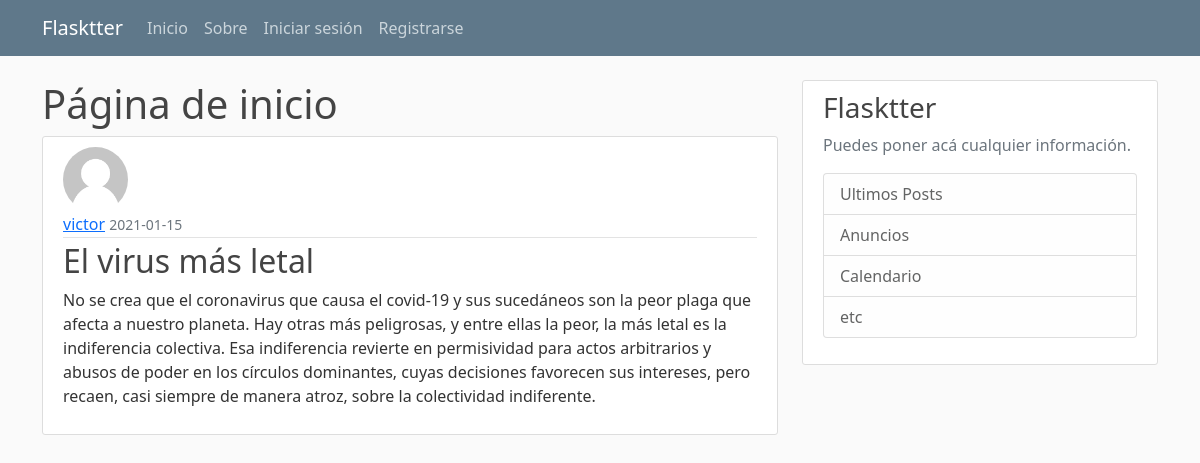
Page /post/7 on the committed database.
### flaskblog/models.py (models this page shows, shortened)
class User(db.Model, UserMixin):
    id= db.Column(db.Integer, primary_key=True)
    username= db.Column(db.String(20), unique=True, nullable=False)
    email= db.Column(db.String(100), unique=True, nullable=False)
    image_file= db.Column(db.String(50), nullable=False, default='default.jpg')
    password= db.Column(db.String(60), nullable=False)
    '''Relacion uno a muchos '''
    post = db.relationship('Post', backref='author', lazy=True)

class Post(db.Model):
    id= db.Column(db.Integer, primary_key=True)
    title= db.Column(db.String(100), nullable=False)
    date_posted= db.Column(db.DateTime, nullable=False, default=datetime.utcnow)
    content = db.Column(db.Text, nullable=False)
    '''se establece la relacion de el post con el usuario con su id'''
    user_id = db.Column(db.Integer, db.ForeignKey('user.id'), nullable=False)

### flaskblog/posts/routes.py (the view)
@posts.route('/post/<int:post_id>')
def post(post_id):
    post = Post.query.get_or_404(post_id)
    return render_template('post.html', title=post.title, post=post)

### flaskblog/templates/post.html (shortened to what this page needs)
{% extends 'base.html' %} {% block content %}
  <h1>Página de inicio</h1>
  <article class="media content-section">
    <img
      class="rounded-circle article-img"
      src="{{ url_for('static', filename='profile_pics/' + post.author.image_file)}}"
      alt=""
    />
    <div class="media-body">
      <div class="article-metadata">
        <a class="mr-2" href="{{ url_for('users.user_posts', username=post.author.username) }}">{{ post.author.username }}</a>
        <small class="text-muted"
          >{{ post.date_posted.strftime('%Y-%m-%d') }}</small
        >
      </div>
      <h2 class="article-title">{{ post.title }}</h2>
      <p class="article-content">{{ post.content }}</p>
    </div>
  </article>
{% endblock %}

### flaskblog/static/main.css (style rules this page uses)
body { background: #fafafa; color: #333333; margin-top: 5rem; }
h1, h2, h3, h4, h5, h6 { color: #444444; }
.content-section { background: #ffffff; padding: 10px 20px; border: 1px solid #dddddd; border-radius: 3px; margin-bottom: 20px; }
.article-title { color: #444444; text-decoration: none; }
.article-content { white-space: pre-line; }
.article-img { height: 65px; width: 65px; margin-right: 16px; }
.article-metadata { padding-bottom: 1px; margin-bottom: 4px; border-bottom: 1px solid #e3e3e3 }

### rows in the picture
User: image_file (placeholder picture), author.username "victor"
Post: date_posted "2021-01-15", title "El virus más letal", content "No se crea que el coronavirus que causa el covid-19 y sus sucedáneos son la peor plaga que afecta a nuestro planeta. Hay otras más peligrosas, y entre ellas la peor, la más letal es la indiferencia colectiva. Esa indiferencia revierte en permisividad para actos arbitrarios y abusos de poder en los círculos dominantes, cuyas decisiones favorecen sus intereses, pero recaen, casi siempre de manera atroz, sobre la colectividad indiferente."
